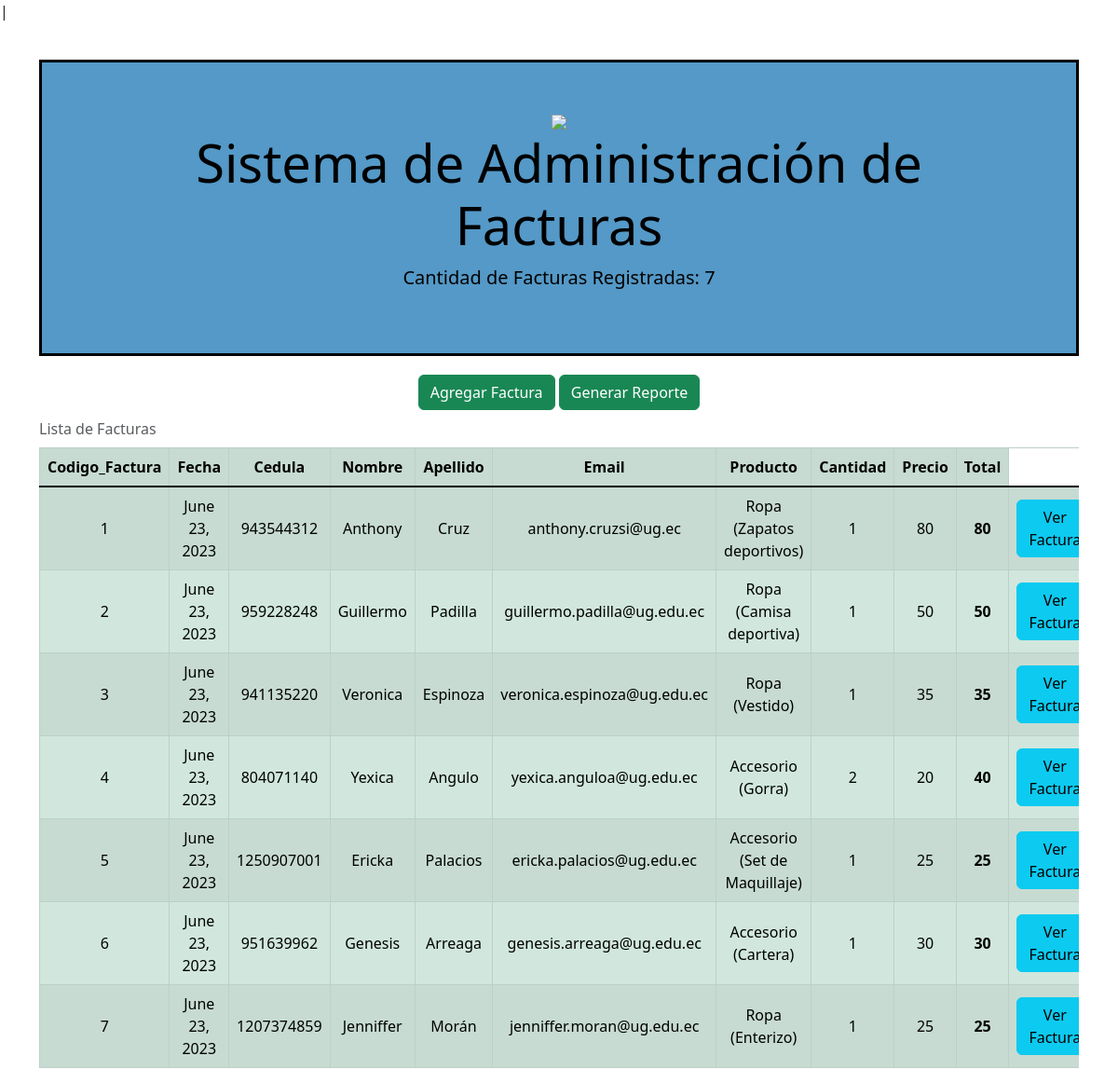
The page / on the database its author committed.
### factura/models.py (models this page shows, shortened)
class Factura(models.Model):
    fecha=models.DateField(null=True)
    cantidad= models.IntegerField(null=True)
    total=models.IntegerField(null=True)
    cliente=models.ForeignKey(Cliente, on_delete=models.SET_NULL, null=True)
    producto=models.ForeignKey(Producto, on_delete=models.SET_NULL, null=True)

class Cliente(models.Model):
    cedula=models.IntegerField(null=True)
    nombre=models.CharField(max_length=20, null=True)
    apellido=models.CharField(max_length=20, null=True)
    email=models.CharField(max_length=50, null=True)
    direccion=models.CharField(max_length=50, null=True)
    telefono=models.IntegerField(null=True)

class Producto(models.Model):
    nombre=models.CharField(max_length=50, null=True)
    precio=models.IntegerField(null=True)

### webapp/views.py (the view)
# urls.py: path('', mostrar_facturas, name='inicio'),
def mostrar_facturas(request):
    cantidad_facturas = Factura.objects.count()
    pagina = loader.get_template('facturas.html')
    lista_facturas = Factura.objects.all()
    datos = {'cantidad': cantidad_facturas, 'facturas': lista_facturas}
    return HttpResponse(pagina.render(datos, request))

### webapp/templates/facturas.html (shortened to what this page needs)
<!DOCTYPE html>
<html>
<head>
    <link href="https://cdn.jsdelivr.net/npm/bootstrap@5.3.0/dist/css/bootstrap.min.css" rel="stylesheet">
</head>
<body>
<div class="container">
    <div class="jumbotron text-center">
        <img src=https://www.zurcherodioraven.com/images/noticias/fact1021.jpg>
        <h1 class="display-4" style="color: black;"><strong>Sistema de Administración de Facturas</strong></h1>
        <p class="lead" style="color: black;"><strong>Cantidad de Facturas Registradas: {{cantidad}}</strong></p>
    </div>
    <div align="center">
        <a class="btn btn-success" href="agregar_factura/">Agregar Factura</a>
        <a class="btn btn-success" href="generar_reporte/">Generar Reporte</a>
    </div>
    <div class="table-responsive">
        <table class="table table-success table-striped table-bordered align-middle caption-top text-center">
            <caption>Lista de Facturas</caption>
            <tr>
                <th>Codigo_Factura</th>
                <th>Fecha</th>
                <th>Cedula</th>
                <th>Nombre</th>
                <th>Apellido</th>
                <th>Email</th>
                <th>Producto</th>
                <th>Cantidad</th>
                <th>Precio</th>
                <th>Total</th>
            </tr>
            <tbody class="table-group-divider">
                {% for factura in facturas %}
                    <tr>
                        <td>{{factura.id}}</td>
                        <td>{{factura.fecha}}</td>
                        <td>{{factura.cliente.cedula}}</td>
                        <td>{{factura.cliente.nombre}}</td>
                        <td>{{factura.cliente.apellido}}</td>
                        <td>{{factura.cliente.email}}</td>
                        <td>{{factura.producto.nombre}}</td>
                        <td>{{factura.cantidad}}</td>
                        <td>{{factura.producto.precio}}</td>
                        <th>{{factura.total}}</th>
                        <td><a class="btn btn-info" href="ver_factura/{{factura.id}}">Ver Factura</a></td>
                    </tr>
                {% endfor %}
            </tbody>
        </table>
    </div>
</div>
</body>
</html>

### webapp/templates/facturas.html (style rules this page uses)
body { background-image: url(https://img.freepik.com/foto-gratis/fondo_53876-32169.jpg); background-repeat: no-repeat; background-size: 100% 100%; }
.container { margin-top:40px; }
.jumbotron { background-color: #5499C7; color: #fff; padding: 50px; margin-bottom: 20px; border: 3px solid black; }

### rows shown on the page
Factura: id "1", fecha "June 23, 2023", cliente.cedula "943544312", cliente.nombre "Anthony", cliente.apellido "Cruz", cliente.email "anthony.cruzsi@ug.ec", producto.nombre "Ropa (Zapatos deportivos)", cantidad "1", producto.precio "80", total "80"
Factura: id "2", fecha "June 23, 2023", cliente.cedula "959228248", cliente.nombre "Guillermo", cliente.apellido "Padilla", cliente.email "guillermo.padilla@ug.edu.ec", producto.nombre "Ropa (Camisa deportiva)", cantidad "1", producto.precio "50", total "50"
Factura: id "3", fecha "June 23, 2023", cliente.cedula "941135220", cliente.nombre "Veronica", cliente.apellido "Espinoza", cliente.email "veronica.espinoza@ug.edu.ec", producto.nombre "Ropa (Vestido)", cantidad "1", producto.precio "35", total "35"
Factura: id "4", fecha "June 23, 2023", cliente.cedula "804071140", cliente.nombre "Yexica", cliente.apellido "Angulo", cliente.email "yexica.anguloa@ug.edu.ec", producto.nombre "Accesorio (Gorra)", cantidad "2", producto.precio "20", total "40"
Factura: id "5", fecha "June 23, 2023", cliente.cedula "1250907001", cliente.nombre "Ericka", cliente.apellido "Palacios", cliente.email "ericka.palacios@ug.edu.ec", producto.nombre "Accesorio (Set de Maquillaje)", cantidad "1", producto.precio "25", total "25"
Factura: id "6", fecha "June 23, 2023", cliente.cedula "951639962", cliente.nombre "Genesis", cliente.apellido "Arreaga", cliente.email "genesis.arreaga@ug.edu.ec", producto.nombre "Accesorio (Cartera)", cantidad "1", producto.precio "30", total "30"
Factura: id "7", fecha "June 23, 2023", cliente.cedula "1207374859", cliente.nombre "Jenniffer", cliente.apellido "Morán", cliente.email "jenniffer.moran@ug.edu.ec", producto.nombre "Ropa (Enterizo)", cantidad "1", producto.precio "25", total "25"

### other values the page prints
{{ cantidad }} "7"
